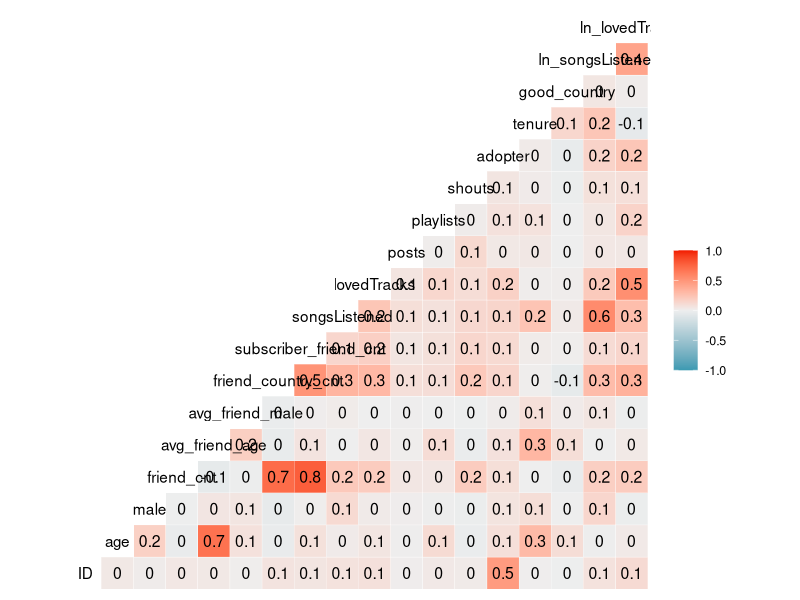
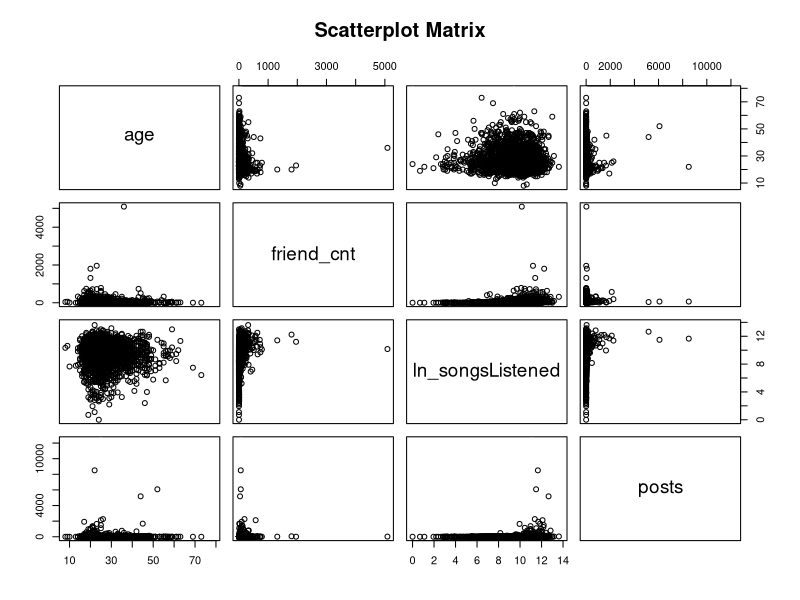
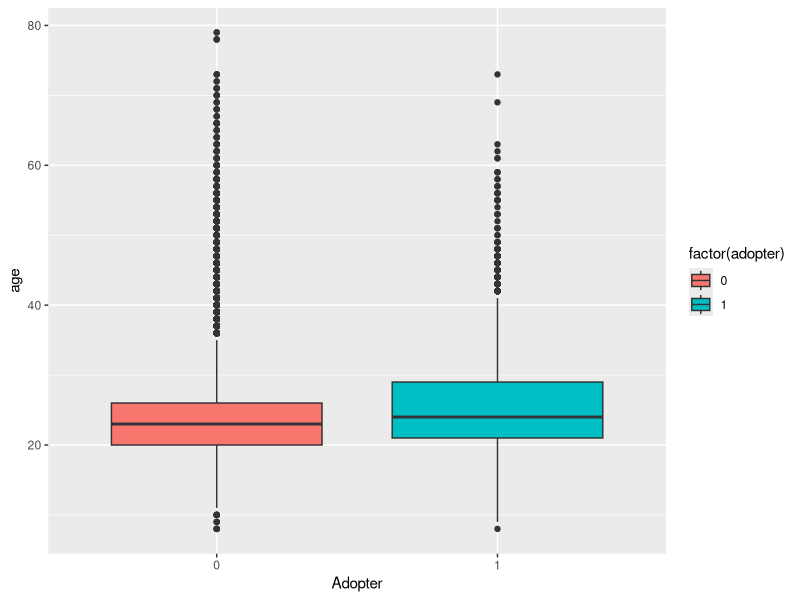
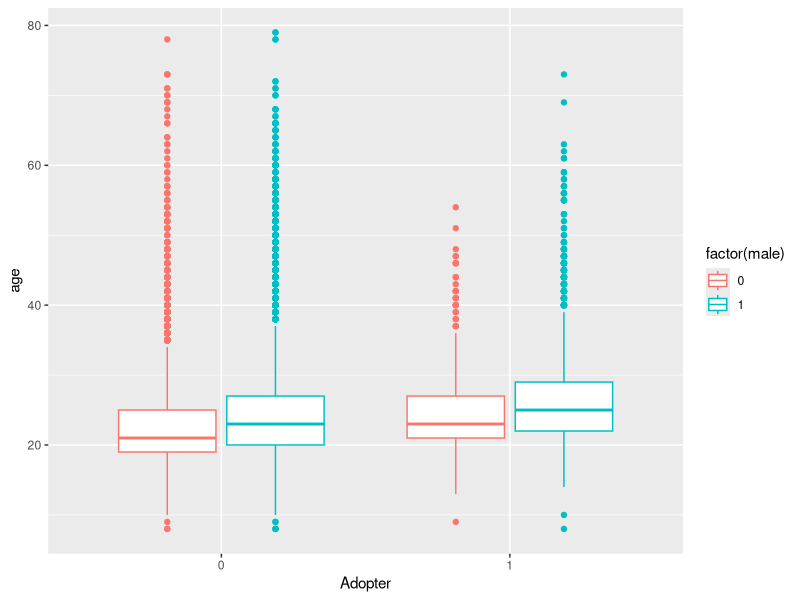
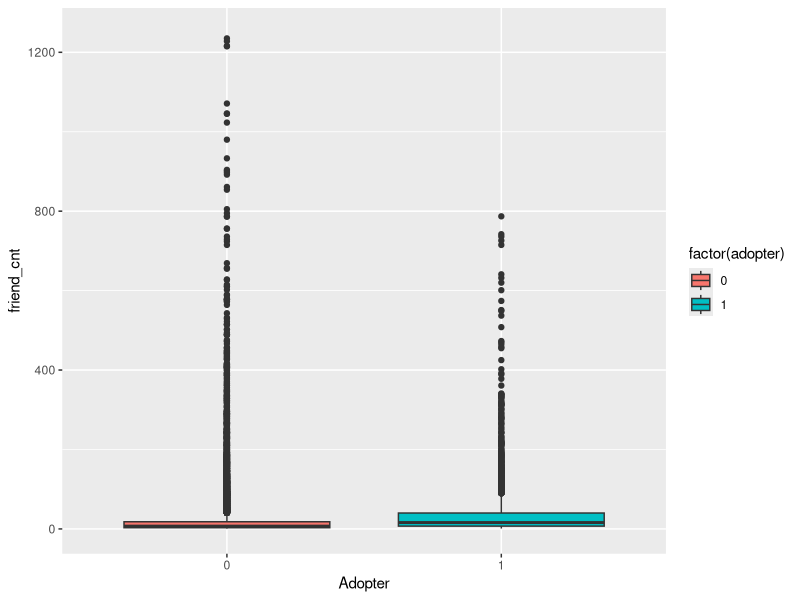
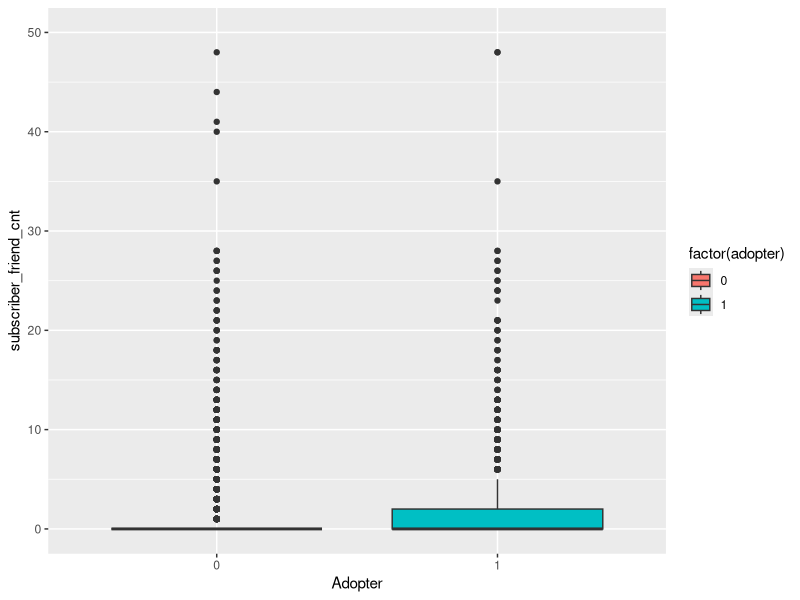
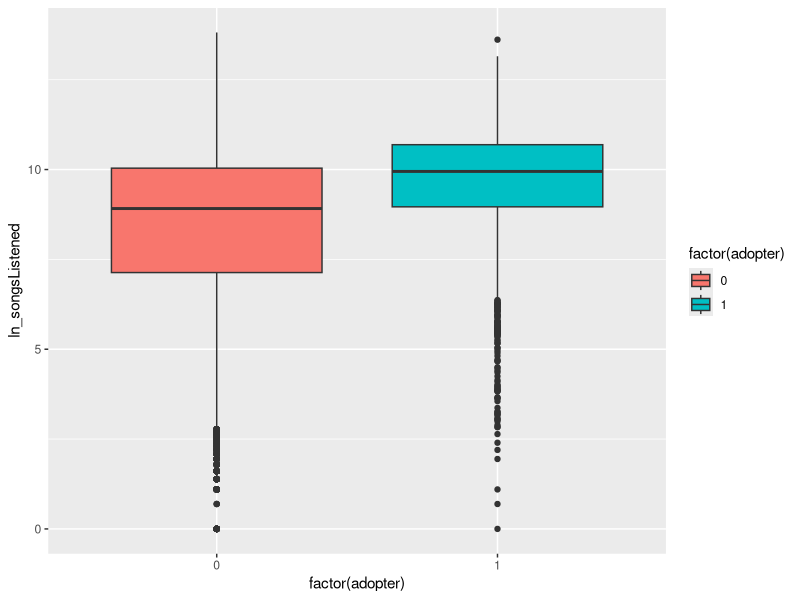
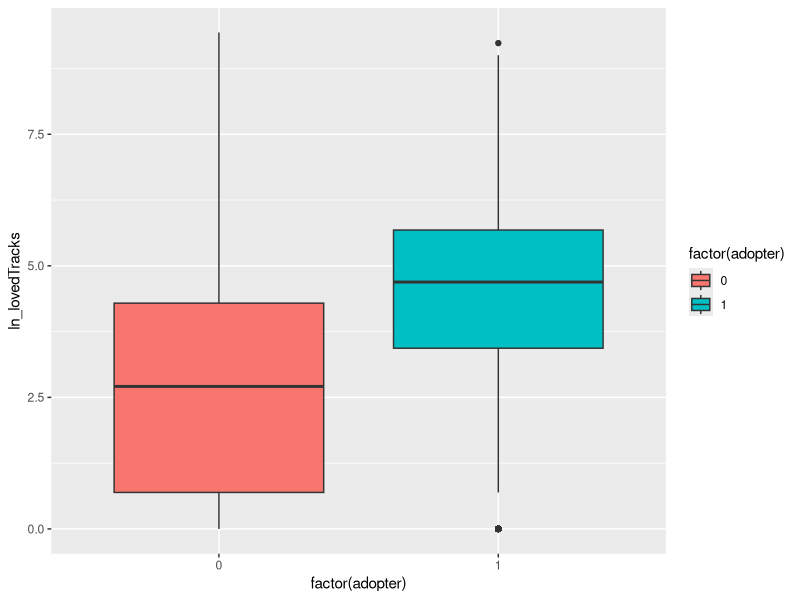

The R source for these figures, in order:
## ---- chunk 1
knitr::opts_chunk$set(echo = TRUE, fig.align="center")
## ---- chunk 2
# Load relevant packages
library(dplyr)
library(ggplot2)
library(corrplot)
library(MatchIt)
library(psych)
library(GGally)
library(gridExtra)
## ---- chunk 3
#read the dataset
High_Note <- read.csv("Data.csv", header = TRUE)
## ---- chunk 4
describeBy(High_Note, group = High_Note$adopter, mat = FALSE, digits=2)
## ---- chunk 5
#Take log of variables where values are too large compared to the others
High_Note <- High_Note %>% mutate(ln_songsListened = log(songsListened + 1))
High_Note <- High_Note %>% mutate(ln_lovedTracks = log(lovedTracks + 1))
## ---- chunk 6
#Start with some visualizations
ggcorr(High_Note, palette = "RdBu", label = TRUE)
pairs(~age+friend_cnt+ln_songsListened+posts, col=High_Note$adopter, data=High_Note, main="Scatterplot Matrix")
## ---- chunk 7
#Demographics
Age_plot <- ggplot(High_Note, aes(x = factor(adopter), y = age)) + geom_boxplot(aes(fill = factor(adopter))) + labs(x = "Adopter")
Age_plot

Age_plotbygender <- ggplot(High_Note, aes(x=factor(adopter), y=age, color = factor(male))) + geom_boxplot() + labs(x = "Adopter")
Age_plotbygender
## ---- chunk 8
#Peer influence
friend_cnt_plot <- ggplot(High_Note, aes(x = factor(adopter), y = friend_cnt)) + geom_boxplot(aes(fill = factor(adopter))) +ylim(0, 1250) +
  labs(x = "Adopter")
friend_cnt_plot

subscriber_friend_cnt_plot <- ggplot(High_Note, aes(x = factor(adopter), y = subscriber_friend_cnt)) + 
  geom_boxplot(aes(fill = factor(adopter))) + ylim(0, 50)  + labs(x = "Adopter")
subscriber_friend_cnt_plot
## ---- chunk 9
#user engagement 
ln_songsListened_plot <- ggplot(High_Note, aes(x = factor(adopter), y = ln_songsListened)) + geom_boxplot(aes(fill = factor(adopter)))
ln_songsListened_plot

ln_lovedTracks_plot <- ggplot(High_Note, aes(x = factor(adopter), y = ln_lovedTracks)) + geom_boxplot(aes(fill = factor(adopter)))
ln_lovedTracks_plot
## ---- chunk 10
#Transform subscriber friend count into the Treatment and control variable with Treatment being 1 and Control being 0
High_Note$Treatment <- ifelse(High_Note$subscriber_friend_cnt >= 1, 1, 0)
## ---- chunk 11
#For those who have 1 or more subscriber friends, on average 18% of them are premuim subsribers, 
# while those who have 0 subscriber friends, on average 5%  of them are premium subscribers. 

High_Note %>%
  group_by(Treatment) %>%
  summarise(mean_adopter = mean(adopter))

with(High_Note, t.test(adopter ~ Treatment))
## ---- chunk 12
High_Note_cov <- c("age","male","friend_cnt","avg_friend_age","avg_friend_male","friend_country_cnt","ln_songsListened", 
              "ln_lovedTracks","posts","playlists","shouts", "tenure","good_country")
High_Note %>%
  group_by(Treatment) %>%
  select(one_of(High_Note_cov)) %>%
  summarise_all(funs(mean(., na.rm = T)))
## ---- chunk 13
#T-test
list_of_var <- c("age","male","friend_cnt","avg_friend_age","avg_friend_male","friend_country_cnt","ln_songsListened", 
              "ln_lovedTracks","posts","playlists","shouts", "tenure","good_country")
lapply(list_of_var, function(v) {
  t.test(High_Note[, v] ~ High_Note$Treatment)
})
## ---- chunk 14
m_ps <- glm(Treatment ~ age + male + friend_cnt + avg_friend_age + avg_friend_male + friend_country_cnt +  
               ln_songsListened + ln_lovedTracks + posts + playlists + shouts + tenure + good_country,
             family = binomial(), data = High_Note)
summary(m_ps)
## ---- chunk 15
prs_df <- data.frame(pr_score = predict(m_ps, type = "response"),
                     Treatment = m_ps$model$Treatment)
head(prs_df)
## ---- chunk 16
labs <- paste("Treatment type:", c("1 or more friends", "0 friends"))
prs_df %>%
  mutate(SubscriberType = ifelse(Treatment == 1, labs[1], labs[2])) %>%
  ggplot(aes(x = pr_score)) +
  geom_histogram(color = "white", binwidth = 0.025) +
  facet_wrap(~SubscriberType) +
  xlab("Probability of Treatment") +
  theme_bw()
## ---- chunk 17
High_Note_nomiss <- High_Note %>%  # MatchIt does not allow missing values
  select(adopter, Treatment, one_of(High_Note_cov)) %>%
  na.omit()

mod_match <- matchit(Treatment ~ age + male + friend_cnt + avg_friend_age + avg_friend_male + friend_country_cnt +  
                       ln_songsListened + ln_lovedTracks + posts + playlists + shouts + tenure + good_country,
                     method = "nearest", data = High_Note_nomiss)
## ---- chunk 18
summary(mod_match)
plot(mod_match)
## ---- chunk 19
dta_m <- match.data(mod_match)
dim(dta_m)
## ---- chunk 20
fn_bal <- function(dta, variable) {
  dta$variable <- dta[, variable]
  dta$Treatment <- as.factor(dta$Treatment)
  support <- c(min(dta$variable), max(dta$variable))
  ggplot(dta, aes(x = distance, y = variable, color = Treatment)) +
    geom_point(alpha = 0.2, size = 1.3) +
    geom_smooth(method = "loess", se = F) +
    xlab("Propensity score") +
    ylab(variable) +
    theme_bw() +
    ylim(support)
}

grid.arrange(
  fn_bal(dta_m, "age"),
  fn_bal(dta_m, "male") + theme(legend.position = "none"),
  fn_bal(dta_m, "friend_cnt"),
  fn_bal(dta_m, "avg_friend_age") + theme(legend.position = "none"),
  fn_bal(dta_m, "friend_country_cnt"),
  fn_bal(dta_m, "ln_songsListened") + theme(legend.position = "none"),
  fn_bal(dta_m, "ln_lovedTracks"),
  fn_bal(dta_m, "playlists") + theme(legend.position = "none"),
  fn_bal(dta_m, "tenure"),
  fn_bal(dta_m, "good_country") + theme(legend.position = "none"),
  nrow = 6, widths = c(1, 0.8)
)
## ---- chunk 21
dta_m %>%
  group_by(Treatment) %>%
  select(one_of(High_Note_cov)) %>%
  summarise_all(funs(mean))

lapply(High_Note_cov, function(v) {
  t.test(dta_m[, v] ~ dta_m$Treatment)
})
## ---- chunk 22
with(dta_m, t.test(adopter ~ Treatment))
## ---- chunk 23
glm_treat1 <- glm(adopter ~ Treatment, data = dta_m, family = "binomial")
summary(glm_treat1)

glm_treat2 <- glm(adopter ~ age + male + friend_cnt + avg_friend_age + avg_friend_male + friend_country_cnt +  
                    ln_songsListened + ln_lovedTracks + posts + playlists + shouts + tenure + good_country + Treatment, 
                  data = dta_m, family = "binomial")
summary(glm_treat2)
## ---- chunk 24
exp(coef(glm_treat2))
